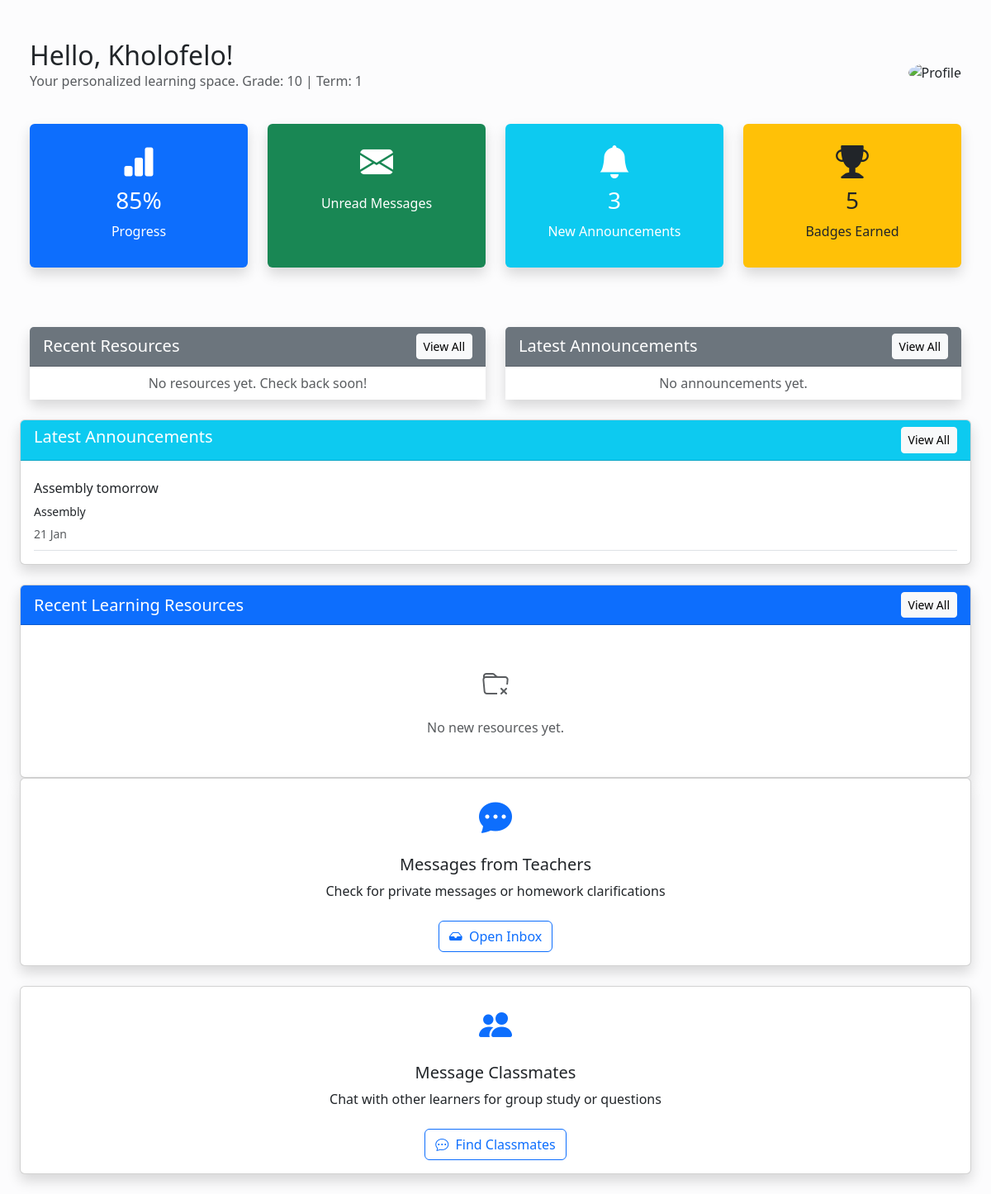
/learner/ (signed in), run on the app's committed database.
### accounts/models.py (models this page shows, shortened)
class User(AbstractUser):
    ROLE_CHOICES = (
        ('admin', 'Admin'),
        ('teacher', 'Teacher'),
        ('parent', 'Parent'),
        ('learner', 'Learner'),
    )
    role = models.CharField(max_length=10, choices=ROLE_CHOICES, default='learner')
    phone_number = models.CharField(max_length=15, blank=True, null=True)  # Useful for SA parents
    profile_picture = models.ImageField(upload_to='profiles/', blank=True, null=True)
    GRADE_CHOICES = (
        ('grade_r', 'Grade R'),
        ('grade_1', 'Grade 1'),
        ('grade_2', 'Grade 2'),
        ('grade_3', 'Grade 3'),
        ('grade_4', 'Grade 4'),
        ('grade_5', 'Grade 5'),
        ('grade_6', 'Grade 6'),
        ('grade_7', 'Grade 7'),
        ('grade_8', 'Grade 8'),
        ('grade_9', 'Grade 9'),
        ('grade_10', 'Grade 10'),
        ('grade_11', 'Grade 11'),
        ('grade_12', 'Grade 12'),
    )
    grade = models.CharField(
        max_length=20,
        choices=GRADE_CHOICES,
        blank=True,
        null=True,
        help_text="Grade for learners (leave blank for other roles)"
    )
    @property
    def is_learner(self):
        return self.role == 'learner'

### announcements/models.py (models this page shows, shortened)
class Announcement(models.Model):
    title = models.CharField(max_length=200)
    content = models.TextField()
    author = models.ForeignKey(User, on_delete=models.SET_NULL, null=True, related_name='announcements')
    created_at = models.DateTimeField(auto_now_add=True)
    updated_at = models.DateTimeField(auto_now=True)
    is_active = models.BooleanField(default=True)
    grade = models.CharField(max_length=20, choices=User.GRADE_CHOICES,
    blank=True, null=True)
    target_role = models.CharField(max_length=20, choices=[('all', 'All'), ('parents', 'Parents'), ('learners', 'Learners')], default='all')
    class Meta:
        ordering = ['-created_at']

### dashboard/views.py (the view)
# urls.py: path('learner/', views.LearnerDashboardView.as_view(), name='learner'),
class LearnerDashboardView(LearnerRequiredMixin, TemplateView):
    template_name = 'dashboard/learner.html'
    def get_context_data(self, **kwargs):
      context = super().get_context_data(**kwargs)
      user_grade = self.request.user.grade
      context['latest_resources'] = Resource.objects.filter(
        Q(grade=user_grade) | Q(grade__isnull=True) ).order_by('-created_at')[:5]
      context['latest_announcements'] = Announcement.objects.filter(
        Q(grade=user_grade) | Q(grade__isnull=True),
        is_active=True).order_by('-created_at')[:5]
      return context

### dashboard/views.py (called while the page is built)
    def test_func(self):
        return self.request.user.is_learner

### dashboard/templates/dashboard/learner.html (shortened to what this page needs)
{% extends 'base.html' %}
{% load static %}
{% block content %}
<div class="container-fluid mt-4">
    <div class="row align-items-center mb-4">
        <div class="col">
            <h2 class="mb-0">Hello, {{ user.first_name|default:user.username }}!</h2>
            <p class="text-muted">Your personalized learning space. Grade: 10 | Term: 1</p>
        </div>
        <div class="col-auto">
            <img src="{% if user.profile_picture %}{{ user.profile_picture.url }}{% else %}{% static 'img/default-avatar.png' %}{% endif %}" class="rounded-circle" width="50" height="50" alt="Profile">
        </div>
    </div>
    <div class="row g-4">
        <div class="col-md-3">
            <div class="card bg-primary text-white shadow border-0 h-100">
                <div class="card-body text-center">
                    <i class="bi bi-bar-chart-fill fs-1 mb-2"></i>
                    <h3>85%</h3>
                    <p>Progress</p>
                </div>
            </div>
        </div>
        <div class="col-md-3">
            <div class="card bg-success text-white shadow border-0 h-100">
                <div class="card-body text-center">
                    <i class="bi bi-envelope-fill fs-1 mb-2"></i>
                    <p>Unread Messages</p>
                </div>
            </div>
        </div>
        <div class="col-md-3">
            <div class="card bg-info text-white shadow border-0 h-100">
                <div class="card-body text-center">
                    <i class="bi bi-bell-fill fs-1 mb-2"></i>
                    <h3>3</h3>
                    <p>New Announcements</p>
                </div>
            </div>
        </div>
        <div class="col-md-3">
            <div class="card bg-warning text-dark shadow border-0 h-100">
                <div class="card-body text-center">
                    <i class="bi bi-trophy-fill fs-1 mb-2"></i>
                    <h3>5</h3>
                    <p>Badges Earned</p>
                </div>
            </div>
        </div>
    </div>
    <div class="row mt-5 g-4">
        <div class="col-lg-6">
            <div class="card shadow border-0">
                <div class="card-header bg-secondary text-white d-flex justify-content-between align-items-center">
                    <h5 class="mb-0">Recent Resources</h5>
                    <a href="{% url 'resources:list' %}" class="btn btn-sm btn-light">View All</a>
                </div>
                <div class="card-body p-0">
                    <ul class="list-group list-group-flush">
                        {% for resource in recent_resources %}
                        <li class="list-group-item d-flex justify-content-between">
                            <div>
                                <h6>{{ resource.title }}</h6>
                                <small class="text-muted">{{ resource.subject }} • Uploaded {{ resource.uploaded_at|date:"d M" }}</small>
                            </div>
                            <a href="{{ resource.file.url }}" class="btn btn-sm btn-outline-primary">Download</a>
                        </li>
                        {% empty %}
                        <li class="list-group-item text-center text-muted">No resources yet. Check back soon!</li>
                        {% endfor %}
                    </ul>
                </div>
            </div>
        </div>
        <div class="col-lg-6">
            <div class="card shadow border-0">
                <div class="card-header bg-secondary text-white d-flex justify-content-between align-items-center">
                    <h5 class="mb-0">Latest Announcements</h5>
                    <a href="{% url 'announcements:list' %}" class="btn btn-sm btn-light">View All</a>
                </div>
                <div class="card-body p-0">
                    <ul class="list-group list-group-flush">
                        {% for ann in announcements %}
                        <li class="list-group-item">
                            <h6>{{ ann.title }}</h6>
                            <p class="mb-1 small">{{ ann.content|truncatewords:20 }}</p>
                            <small class="text-muted">By {{ ann.author }} • {{ ann.created_at|date:"d M" }}</small>
                        </li>
                        {% empty %}
                        <li class="list-group-item text-center text-muted">No announcements yet.</li>
                        {% endfor %}
                    </ul>
                </div>
            </div>
        </div>
    </div>
</div>
<div class="card mt-4 shadow">
    <div class="card-header bg-info text-white d-flex justify-content-between">
        <h5>Latest Announcements</h5>
        <a href="{% url 'announcements:list' %}" class="btn btn-sm btn-light">View All</a>
    </div>
    <div class="card-body">
        {% for ann in latest_announcements %}
        <div class="border-bottom py-2">
            <h6>{{ ann.title }}</h6>
            <p class="small mb-1">{{ ann.content|truncatewords:30 }}</p>
            <small class="text-muted">{{ ann.created_at|date:"d M" }}</small>
        </div>
        {% empty %}
        <p class="text-center text-muted">No recent announcements</p>
        {% endfor %}
    </div>
</div>
<div class="card shadow mt-4">
    <div class="card-header bg-primary text-white d-flex justify-content-between align-items-center">
        <h5 class="mb-0">Recent Learning Resources</h5>
        <a href="{% url 'resources:list' %}" class="btn btn-sm btn-light">View All</a>
    </div>
    <div class="card-body p-0">
        {% for resource in latest_resources %}
        <div class="border-bottom p-3">
            <div class="d-flex justify-content-between align-items-start">
                <div>
                    <h6 class="mb-1">{{ resource.title }}</h6>
                    <p class="small mb-1 text-muted">
                        {{ resource.subject }} • Grade {{ resource.grade|default:"All" }}
                    </p>
                    <small class="text-muted">
                        By {{ resource.uploaded_by.username }} • {{ resource.created_at|date:"d M" }}
                    </small>
                </div>
                <a href="{{ resource.file.url }}" class="btn btn-sm btn-outline-primary" download>
                    <i class="bi bi-download"></i>
                </a>
            </div>
        </div>
        {% empty %}
        <div class="p-5 text-center text-muted">
            <i class="bi bi-folder-x fs-2 d-block mb-3"></i>
            No new resources yet.
        </div>
        {% endfor %}
    </div>
</div>
<div class="card shadow text-center">
    <div class="card-body">
        <i class="bi bi-chat-dots-fill fs-1 text-primary mb-3 d-block"></i>
        <h5>Messages from Teachers</h5>
        <p>Check for private messages or homework clarifications</p>
        <a href="{% url 'chat:inbox' %}" class="btn btn-outline-primary mt-2">
            <i class="bi bi-inbox-fill me-1"></i> Open Inbox
        </a>
    </div>
</div>
<div class="card shadow text-center mt-4">
    <div class="card-body">
        <i class="bi bi-people-fill fs-1 text-primary mb-3 d-block"></i>
        <h5>Message Classmates</h5>
        <p>Chat with other learners for group study or questions</p>
        <a href="{% url 'chat:my_classmates' %}" class="btn btn-outline-primary mt-2">
            <i class="bi bi-chat-dots me-1"></i> Find Classmates
        </a>
    </div>
</div>
{% endblock %}

### static/css/style.css (style rules this page uses)
:root { --sidebar-width: 260px; }
body { min-height: 100vh; }

### data on the page
User: first_name "Kholofelo"
Announcement: title "Assembly tomorrow", content "Assembly", created_at "21 Jan"
